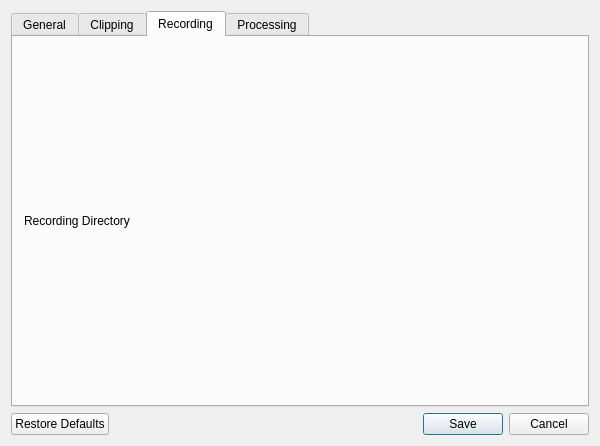
<?xml version="1.0" encoding="UTF-8"?>
<ui version="4.0">
 <class>SessionPropertiesDialogClass</class>
 <widget class="QDialog" name="SessionPropertiesDialogClass">
  <property name="geometry">
   <rect>
    <x>0</x>
    <y>0</y>
    <width>600</width>
    <height>446</height>
   </rect>
  </property>
  <property name="windowTitle">
   <string>SessionPropertiesDialog</string>
  </property>
  <layout class="QGridLayout" name="gridLayout">
   <item row="2" column="0">
    <widget class="QDialogButtonBox" name="buttonBox">
     <property name="standardButtons">
      <set>QDialogButtonBox::StandardButton::Cancel|QDialogButtonBox::StandardButton::RestoreDefaults|QDialogButtonBox::StandardButton::Save</set>
     </property>
    </widget>
   </item>
   <item row="0" column="0">
    <widget class="QTabWidget" name="tabWidget">
     <property name="currentIndex">
      <number>2</number>
     </property>
     <widget class="QWidget" name="tab">
      <attribute name="title">
       <string>General</string>
      </attribute>
     </widget>
     <widget class="QWidget" name="tab_2">
      <attribute name="title">
       <string>Clipping</string>
      </attribute>
      <layout class="QVBoxLayout" name="verticalLayout">
       <item>
        <widget class="QCheckBox" name="checkboxClippingEnabled">
         <property name="text">
          <string>Enabled</string>
         </property>
        </widget>
       </item>
       <item>
        <widget class="QCheckBox" name="checkboxAutoClip">
         <property name="enabled">
          <bool>false</bool>
         </property>
         <property name="text">
          <string>Auto-Clip</string>
         </property>
        </widget>
       </item>
       <item>
        <widget class="QFrame" name="frame">
         <property name="frameShape">
          <enum>QFrame::Shape::StyledPanel</enum>
         </property>
         <property name="frameShadow">
          <enum>QFrame::Shadow::Raised</enum>
         </property>
         <layout class="QGridLayout" name="gridLayout_3">
          <item row="2" column="1">
           <widget class="QLabel" name="labelMaxFramesQueued">
            <property name="text">
             <string>...</string>
            </property>
           </widget>
          </item>
          <item row="2" column="0">
           <widget class="QLabel" name="label_7">
            <property name="text">
             <string>Max Frames Queued:</string>
            </property>
           </widget>
          </item>
          <item row="0" column="1">
           <widget class="QLabel" name="labelFramesQueued">
            <property name="text">
             <string>...</string>
            </property>
           </widget>
          </item>
          <item row="0" column="0">
           <widget class="QLabel" name="label_8">
            <property name="text">
             <string>Frames Queued:</string>
            </property>
           </widget>
          </item>
         </layout>
        </widget>
       </item>
       <item>
        <widget class="QFrame" name="frameParameters">
         <property name="enabled">
          <bool>false</bool>
         </property>
         <property name="frameShape">
          <enum>QFrame::Shape::StyledPanel</enum>
         </property>
         <property name="frameShadow">
          <enum>QFrame::Shadow::Raised</enum>
         </property>
         <layout class="QGridLayout" name="gridLayout_2">
          <item row="2" column="1">
           <widget class="QSpinBox" name="spinBox_3"/>
          </item>
          <item row="0" column="0">
           <widget class="QLabel" name="label">
            <property name="text">
             <string>Width</string>
            </property>
           </widget>
          </item>
          <item row="1" column="1">
           <widget class="QSpinBox" name="spinBox_2"/>
          </item>
          <item row="0" column="1">
           <widget class="QSpinBox" name="spinBox"/>
          </item>
          <item row="1" column="0">
           <widget class="QLabel" name="label_2">
            <property name="text">
             <string>Height</string>
            </property>
           </widget>
          </item>
          <item row="4" column="1">
           <widget class="QComboBox" name="dropdownPixelFormat"/>
          </item>
          <item row="2" column="0">
           <widget class="QLabel" name="label_3">
            <property name="text">
             <string>FPS</string>
            </property>
           </widget>
          </item>
          <item row="3" column="1">
           <widget class="QSpinBox" name="spinBox_4"/>
          </item>
          <item row="3" column="0">
           <widget class="QLabel" name="label_4">
            <property name="text">
             <string>Bitrate</string>
            </property>
           </widget>
          </item>
          <item row="5" column="0">
           <widget class="QLabel" name="label_6">
            <property name="text">
             <string>Encoder Codec</string>
            </property>
           </widget>
          </item>
          <item row="4" column="0">
           <widget class="QLabel" name="label_5">
            <property name="text">
             <string>Pixel Format</string>
            </property>
           </widget>
          </item>
          <item row="5" column="1">
           <widget class="QComboBox" name="dropdownEncoderCodec"/>
          </item>
         </layout>
        </widget>
       </item>
       <item>
        <widget class="QPushButton" name="buttonClearBuffer">
         <property name="text">
          <string>Clear Buffer</string>
         </property>
        </widget>
       </item>
      </layout>
     </widget>
     <widget class="QWidget" name="tab_3">
      <attribute name="title">
       <string>Recording</string>
      </attribute>
      <layout class="QGridLayout" name="gridLayout_4">
       <item row="0" column="1">
        <widget class="QDirectoryPickerWidget" name="dirPickerRecording">
         <property name="toolTip">
          <string/>
         </property>
         <property name="whatsThis">
          <string/>
         </property>
        </widget>
       </item>
       <item row="0" column="0">
        <widget class="QLabel" name="label_9">
         <property name="text">
          <string>Recording Directory</string>
         </property>
        </widget>
       </item>
      </layout>
     </widget>
     <widget class="QWidget" name="tab_4">
      <attribute name="title">
       <string>Processing</string>
      </attribute>
      <widget class="QCheckBox" name="checkboxObjectDetection">
       <property name="geometry">
        <rect>
         <x>10</x>
         <y>10</y>
         <width>121</width>
         <height>22</height>
        </rect>
       </property>
       <property name="text">
        <string>Object Detection</string>
       </property>
      </widget>
     </widget>
    </widget>
   </item>
  </layout>
 </widget>
 <layoutdefault spacing="6" margin="11"/>
 <customwidgets>
  <customwidget>
   <class>QDirectoryPickerWidget</class>
   <extends>QWidget</extends>
   <header>qdirectorypickerwidget.h</header>
  </customwidget>
 </customwidgets>
 <resources/>
 <connections/>
</ui>
